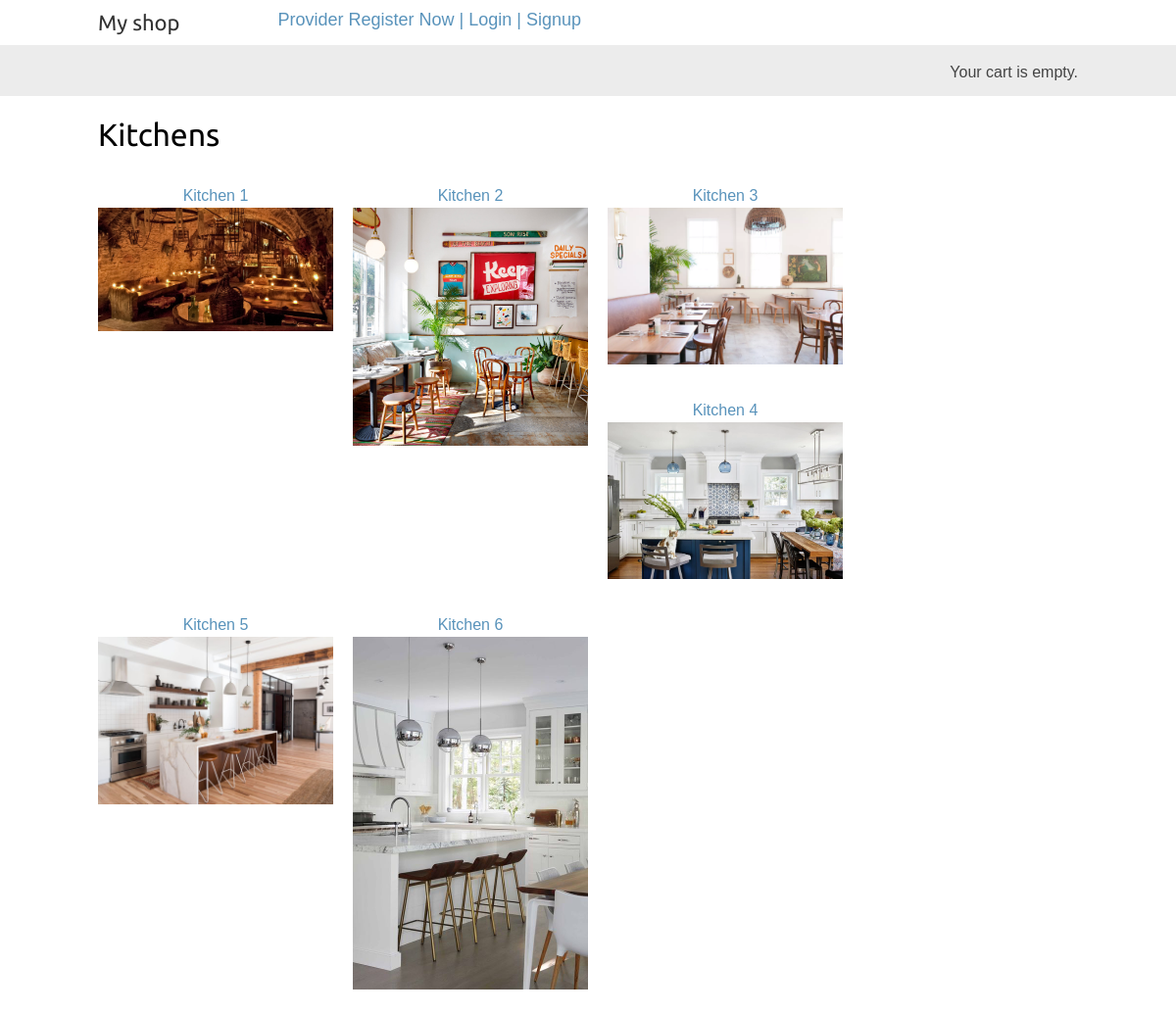
The app's page /home/user/, older data.
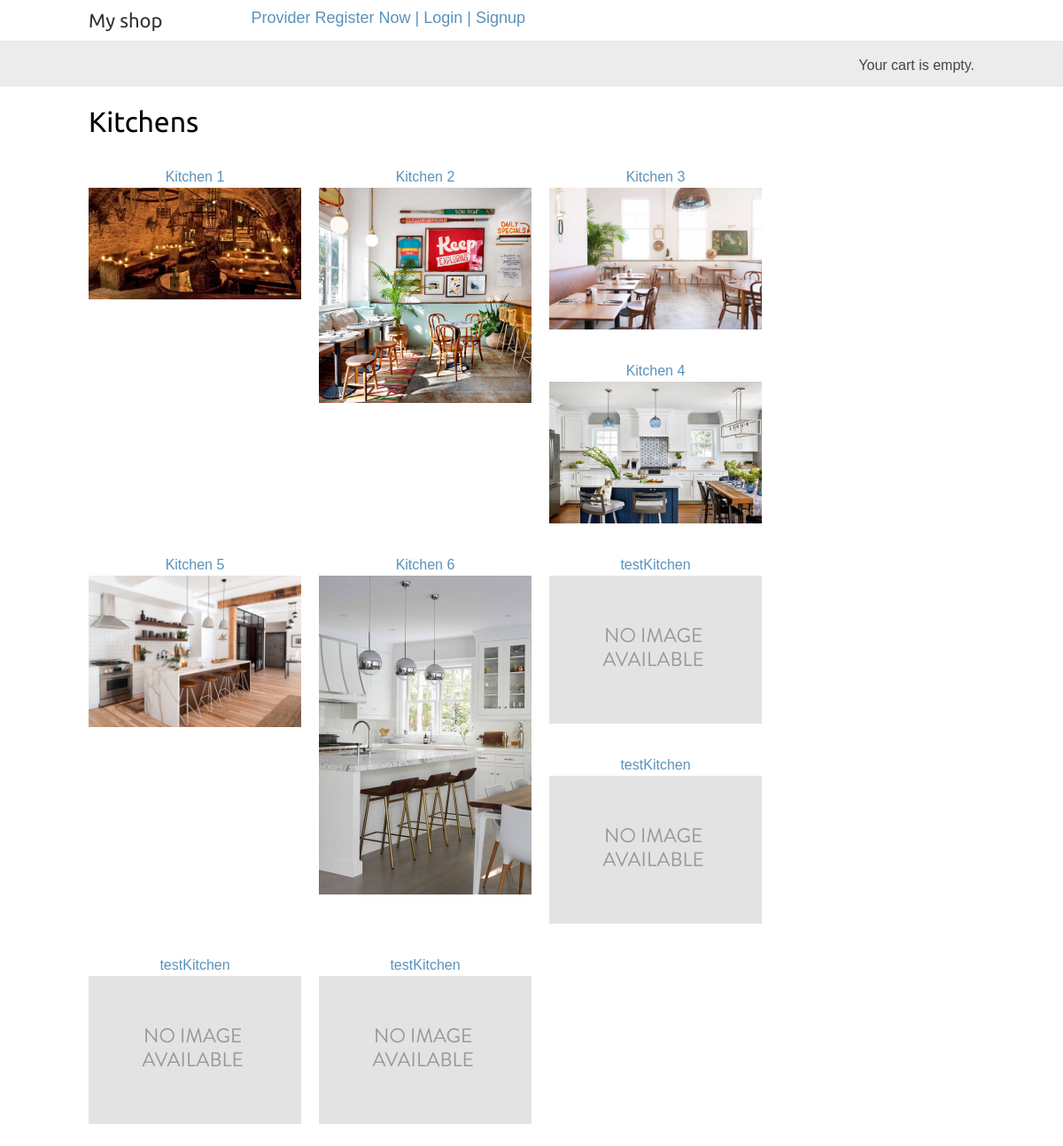
The same page, newer data.
### serviceProviderApp/models.py (models this page shows, shortened)
class Kitchen2Register(models.Model):
    name = models.CharField(max_length=200, db_index=True)
    email=models.CharField(max_length=50)
    image = models.ImageField(upload_to='kitchens/', blank=True)
    description = models.TextField(blank=True)
    menu = models.ManyToManyField(menuItem)
    TIMES_TO_WORK = [
        ('Tm1','8:00'),
        ('Tm2','8:30'),
        ('Tm3','9:00'),
        ('Tm4','9:30'),
        ('Tm5','10:00'),
        ('Tm6', '10:30'),
        ('Tm7', '11:00'),
        ('Tm8', '11:30'),
        ('Tm9', '12:00'),
        ('Tm10', '12:30'),
        ('Tm11', '13:00'),
        ('Tm12', '13:30'),
        ('Tm13', '14:00'),
        ('Tm14', '14:30'),
        ('Tm15', '15:00'),
        ('Tm16', '15:30'),
        ('Tm17', '16:00'),
        ('Tm18', '16:30'),
        ('Tm19', '17:00'),
    ]
    monday = models.BooleanField(default=False)
    mondayStartTime = models.CharField(max_length=4,choices=TIMES_TO_WORK,default='Tm1',)
    mondayEndTime = models.CharField(max_length=4, choices=TIMES_TO_WORK, default='Tm19', )
    tuesday=models.BooleanField(default=False)
    tuesdayStartTime = models.CharField(max_length=4, choices=TIMES_TO_WORK, default='Tm1', )
    tuesdayEndTime = models.CharField(max_length=4, choices=TIMES_TO_WORK, default='Tm19', )
    wednesday = models.BooleanField(default=False)
    wednesdayStartTime = models.CharField(max_length=4, choices=TIMES_TO_WORK, default='Tm1', )
    wednesdayEndTime = models.CharField(max_length=4, choices=TIMES_TO_WORK, default='Tm19', )
    thursday = models.BooleanField(default=False)
    thursdayStartTime = models.CharField(max_length=4, choices=TIMES_TO_WORK, default='Tm1', )
    thursdayEndTime = models.CharField(max_length=4, choices=TIMES_TO_WORK, default='Tm19', )
    friday = models.BooleanField(default=False)
    fridayStartTime = models.CharField(max_length=4, choices=TIMES_TO_WORK, default='Tm1', )
    fridayEndTime = models.CharField(max_length=4, choices=TIMES_TO_WORK, default='Tm19', )
    saturday = models.BooleanField(default=False)
    saturdayStartTime = models.CharField(max_length=4, choices=TIMES_TO_WORK, default='Tm1', )
    saturdayEndTime = models.CharField(max_length=4, choices=TIMES_TO_WORK, default='Tm19', )
    sunday = models.BooleanField(default=False)
    sundayStartTime = models.CharField(max_length=4, choices=TIMES_TO_WORK, default='Tm1', )
    sundayEndTime = models.CharField(max_length=4, choices=TIMES_TO_WORK, default='Tm19', )
    def get_absolute_url(self):
        return reverse('userModule:kitchen_detail', args=[self.id])

### userModule/views.py (the view)
def kitchen_list(request):
    k = Kitchen2Register.objects.all() #filter(available=True)
    cart = Cart(request)
    return render(request, 'userModule/kitchen_list.html',{'kitchens':k,'cart':cart})

### cart/cart.py (called while the page is built)
    def __len__(self):
        return sum(item['quantity'] for item in self.cart.values())

### userModule/templates/userModule/kitchen_list.html (shortened to what this page needs)
{% extends "myApp/base.html" %}
{% load static %}
{% block content %}
    <div id="main" class="product-list">
        <h1>Kitchens</h1>
        {% for k in kitchens %}
            <div class="item">
                <a href="{{ k.get_absolute_url }}">{{ k.name }}</a><br>
                <div class="img">
                    <a href="{{ k.get_absolute_url }}">
                        <img src="{% if k.image %}{{ k.image.url }}{% else %}{% static "img/no_image.png" %}{% endif %}">
                    </a>
                </div>
            </div>
        {% endfor %}
    </div>
{% endblock %}

Row changes from the older to the newer data that the page shows:
added Kitchen2Register: name "testKitchen"
added Kitchen2Register: name "testKitchen"
added Kitchen2Register: name "testKitchen"
added Kitchen2Register: name "testKitchen"
